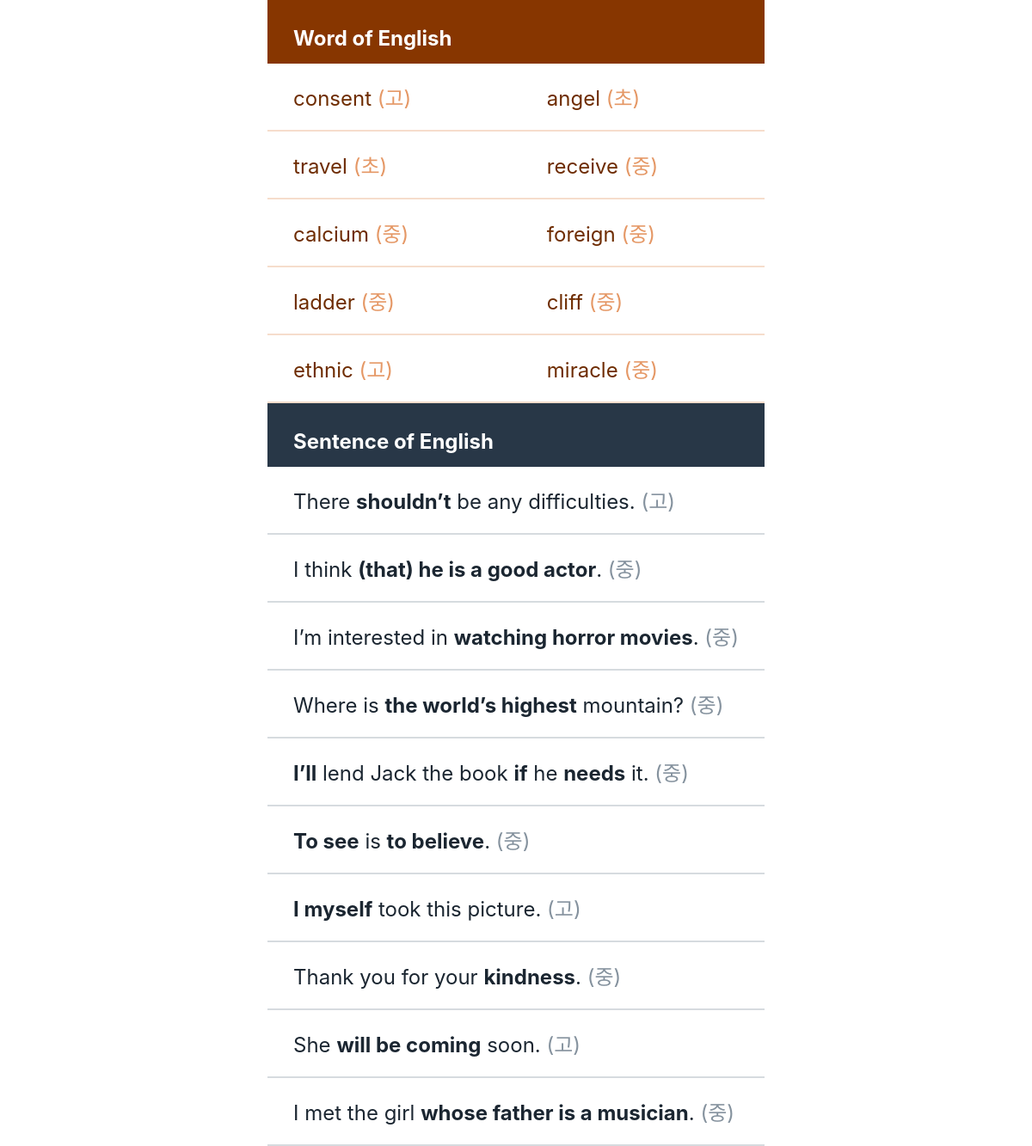
Screenshot of /eng/ with the database file from the repository.
### eng/models.py (models this page shows)
class Words(models.Model):
    word = models.CharField(max_length=20)
    level = models.CharField(max_length=1)

class Sentences(models.Model):
    sentence = models.CharField(max_length=200)
    category = models.IntegerField()
    number = models.IntegerField()
    level = models.CharField(max_length=1)

### eng/views.py (the view)
def eng_today(request):
    sentence_list = Sentences.objects.all().order_by('?')[:10]
    word_list = Words.objects.all().order_by('?')[:10]
    context = {'sentence_list': sentence_list, 'word_list': word_list}
    return render(request, 'eng/eng_today.html', context)

### eng/templates/eng/eng_today.html (shortened to what this page needs)
    <head>
        <link href="https://maxcdn.bootstrapcdn.com/bootstrap/4.0.0-beta.2/css/bootstrap.min.css" rel="stylesheet">
    </head>
    <div align="center">
    {% if word_list %}
    <table>
        <tr>
            <td colspan="2" bgcolor="#873600" style="color:white;padding-top:30;padding-bottom:15 ;" height="50"><b>Word of English</b></td>
        </tr>
        {% for word in word_list %}
            {% if forloop.counter0|divisibleby:"2" %}
        <tr>
            <tr height='20'></tr>
            <td style="color:#E59866;">
                <a href="http://translate.naver.com/#/en/ko/{{ word.word|striptags }}" style="color:#6E2C00;">
                {% autoescape off %}{{ word.word }}{% endautoescape %}
                </a>
                {% if word.level == 'e' %} (초)
                {% elif word.level == 'm' %} (중)
                {% else %} (고)
                {% endif %}
            </td>
            {% else %}
            <td style="color:#E59866;">
                <a href="http://translate.naver.com/#/en/ko/{{ word.word|striptags }}" style="color:#6E2C00;">
                {% autoescape off %}{{ word.word }}{% endautoescape %}
                </a>
                {% if word.level == 'e' %} (초)
                {% elif word.level == 'm' %} (중)
                {% else %} (고)
                {% endif %}
            </td>
        </tr>
        <tr height='20'></tr>
        <tr>
            <td colspan='7' bgcolor="#F6DDCC" height="2"></td>
        </tr>
            {% endif %}
        {% endfor %}
    {% else %}
        <div>No Word</div>
    {% endif %}
    {% if sentence_list %}
        <tr>
            <td colspan="2" bgcolor="#283747" style="color:white;padding-top:30;padding-bottom:15 ;" height="50"><b>Sentence of English</b></td>
        </tr>
        {% for sentence in sentence_list %}
        <tr>
            <tr colspan="2" height='20'></tr>
            <td colspan="2" style="color:#85929E;">
                <a href="http://translate.naver.com/#/en/ko/{{ sentence.sentence|striptags }}" style="color:#1B2631;">
                {% autoescape off %}{{ sentence.sentence }}{% endautoescape %}
                </a>
                {% if sentence.level == 'e' %} (초)
                {% elif sentence.level == 'm' %} (중)
                {% else %} (고)
                {% endif %}
            </td>
        </tr>
        <tr colspan="2" height='20'></tr>
        <tr>
            <td colspan="2" bgcolor="#D6DBDF" height="2"></td>
        </tr>
        {% endfor %}
    </table>
    {% else %}
        <div>No Sentence</div>
    {% endif %}
    </div>

### eng/templates/eng/eng_today.html (style rules this page uses)
a { color: black; text-decoration: none; }
td,th { font-size: 1.5em; padding-left: 30; padding-right: 30; }

### rows the page displays
Words: word "consent", level "(고)"
Words: word "angel", level "(초)"
Words: word "travel", level "(초)"
Words: word "receive", level "(중)"
Words: word "calcium", level "(중)"
Words: word "foreign", level "(중)"
Words: word "ladder", level "(중)"
Words: word "cliff", level "(중)"
Words: word "ethnic", level "(고)"
Words: word "miracle", level "(중)"
Sentences: sentence "There shouldn’t be any difficulties.", level "(고)"
Sentences: sentence "I think (that) he is a good actor .", level "(중)"
Sentences: sentence "I’m interested in watching horror movies .", level "(중)"
Sentences: sentence "Where is the world’s highest mountain?", level "(중)"
Sentences: sentence "I’ll lend Jack the book if he needs it.", level "(중)"
Sentences: sentence "To see is to believe .", level "(중)"
Sentences: sentence "I myself took this picture.", level "(고)"
Sentences: sentence "Thank you for your kindness .", level "(중)"
Sentences: sentence "She will be coming soon.", level "(고)"
Sentences: sentence "I met the girl whose father is a musician .", level "(중)"
